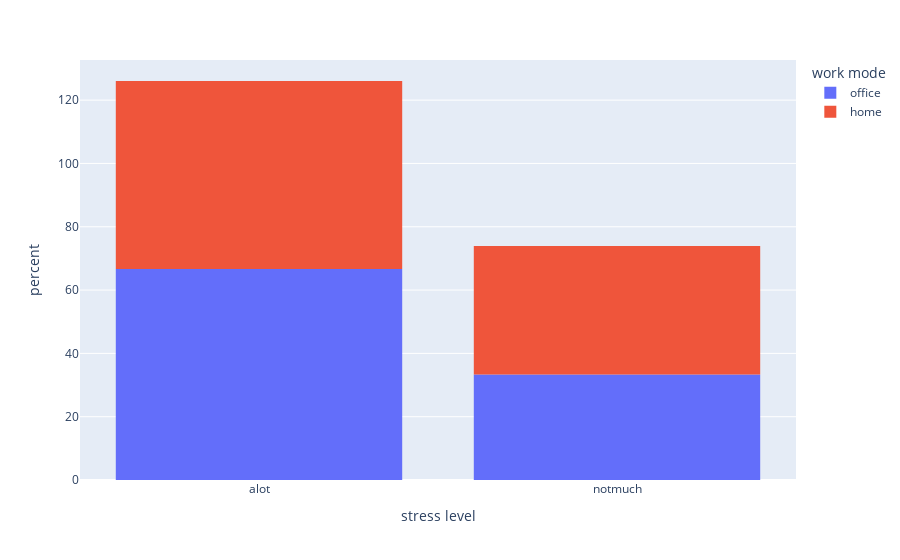

Notebook code cell kept with this figure:
### Code cell
fig = px.histogram(answers_df, x='stress level', histnorm='percent', color='work mode')
fig.show()

### Figure 1 — Plotly figure (JSON) as saved in the notebook; plotly's stock layout.template omitted (floating-point values rounded to 4 significant figures)
{"data": [{"alignmentgroup": "True", "bingroup": "x", "histnorm": "percent", "hovertemplate": "work mode=office<br>stress level=%{x}<br>percent=%{y}<extra></extra>", "legendgroup": "office", "marker": {"color": "#636efa", "pattern": {"shape": ""}}, "name": "office", "offsetgroup": "office", "orientation": "v", "showlegend": true, "type": "histogram", "x": ["alot", "alot", "alot", "notmuch", "alot", "notmuch", "alot", "alot", "notmuch", "alot", "alot", "notmuch", "alot", "alot", "notmuch", "alot", "notmuch", "alot"], "xaxis": "x", "yaxis": "y"}, {"alignmentgroup": "True", "bingroup": "x", "histnorm": "percent", "hovertemplate": "work mode=home<br>stress level=%{x}<br>percent=%{y}<extra></extra>", "legendgroup": "home", "marker": {"color": "#EF553B", "pattern": {"shape": ""}}, "name": "home", "offsetgroup": "home", "orientation": "v", "showlegend": true, "type": "histogram", "x": ["alot", "notmuch", "notmuch", "alot", "notmuch", "notmuch", "alot", "alot", "notmuch", "notmuch", "alot", "notmuch", "alot", "alot", "notmuch", "notmuch", "alot", "alot", "alot", "notmuch", "alot", "alot", "alot", "alot", "notmuch", "alot", "notmuch", "alot", "alot", "alot", "notmuch", "alot"], "xaxis": "x", "yaxis": "y"}], "layout": {"barmode": "relative", "legend": {"title": {"text": "work mode"}, "tracegroupgap": 0}, "margin": {"t": 60}, "xaxis": {"anchor": "y", "domain": [0, 1], "title": {"text": "stress level"}}, "yaxis": {"anchor": "x", "domain": [0, 1], "title": {"text": "percent"}}}}
